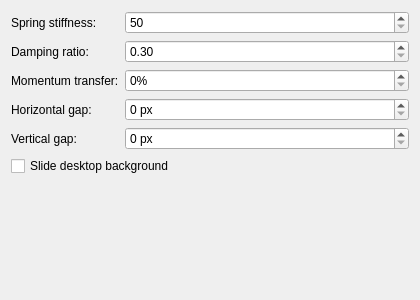
<?xml version="1.0" encoding="UTF-8"?>
<ui version="4.0">
 <class>SmoothSwipeEffectConfig</class>
 <widget class="QWidget" name="SmoothSwipeEffectConfig">
  <property name="geometry">
   <rect>
    <x>0</x>
    <y>0</y>
    <width>420</width>
    <height>300</height>
   </rect>
  </property>
  <layout class="QFormLayout" name="formLayout">
   <item row="0" column="0">
    <widget class="QLabel" name="labelStiffness">
     <property name="text">
      <string>Spring stiffness:</string>
     </property>
     <property name="toolTip">
      <string>Higher values settle onto the target desktop faster and feel snappier.</string>
     </property>
    </widget>
   </item>
   <item row="0" column="1">
    <widget class="QDoubleSpinBox" name="kcfg_SpringStiffness">
     <property name="minimum">
      <double>50.000000000000000</double>
     </property>
     <property name="maximum">
      <double>2000.000000000000000</double>
     </property>
     <property name="singleStep">
      <double>25.000000000000000</double>
     </property>
     <property name="decimals">
      <number>0</number>
     </property>
    </widget>
   </item>
   <item row="1" column="0">
    <widget class="QLabel" name="labelDamping">
     <property name="text">
      <string>Damping ratio:</string>
     </property>
     <property name="toolTip">
      <string>1.0 is critically damped (macOS-like). Below 1.0 adds bounce, above 1.0 feels heavier.</string>
     </property>
    </widget>
   </item>
   <item row="1" column="1">
    <widget class="QDoubleSpinBox" name="kcfg_DampingRatio">
     <property name="minimum">
      <double>0.300000000000000</double>
     </property>
     <property name="maximum">
      <double>3.000000000000000</double>
     </property>
     <property name="singleStep">
      <double>0.050000000000000</double>
     </property>
     <property name="decimals">
      <number>2</number>
     </property>
    </widget>
   </item>
   <item row="2" column="0">
    <widget class="QLabel" name="labelVelocity">
     <property name="text">
      <string>Momentum transfer:</string>
     </property>
     <property name="toolTip">
      <string>How much of your fingers' velocity carries into the release animation. 0% behaves like the stock Slide effect.</string>
     </property>
    </widget>
   </item>
   <item row="2" column="1">
    <widget class="QSpinBox" name="kcfg_VelocityTransfer">
     <property name="minimum">
      <number>0</number>
     </property>
     <property name="maximum">
      <number>200</number>
     </property>
     <property name="singleStep">
      <number>10</number>
     </property>
     <property name="suffix">
      <string>%</string>
     </property>
    </widget>
   </item>
   <item row="3" column="0">
    <widget class="QLabel" name="labelHGap">
     <property name="text">
      <string>Horizontal gap:</string>
     </property>
    </widget>
   </item>
   <item row="3" column="1">
    <widget class="QSpinBox" name="kcfg_HorizontalGap">
     <property name="minimum">
      <number>0</number>
     </property>
     <property name="maximum">
      <number>1000</number>
     </property>
     <property name="suffix">
      <string> px</string>
     </property>
    </widget>
   </item>
   <item row="4" column="0">
    <widget class="QLabel" name="labelVGap">
     <property name="text">
      <string>Vertical gap:</string>
     </property>
    </widget>
   </item>
   <item row="4" column="1">
    <widget class="QSpinBox" name="kcfg_VerticalGap">
     <property name="minimum">
      <number>0</number>
     </property>
     <property name="maximum">
      <number>1000</number>
     </property>
     <property name="suffix">
      <string> px</string>
     </property>
    </widget>
   </item>
   <item row="5" column="0" colspan="2">
    <widget class="QCheckBox" name="kcfg_SlideBackground">
     <property name="text">
      <string>Slide desktop background</string>
     </property>
    </widget>
   </item>
  </layout>
 </widget>
 <resources/>
 <connections/>
</ui>
